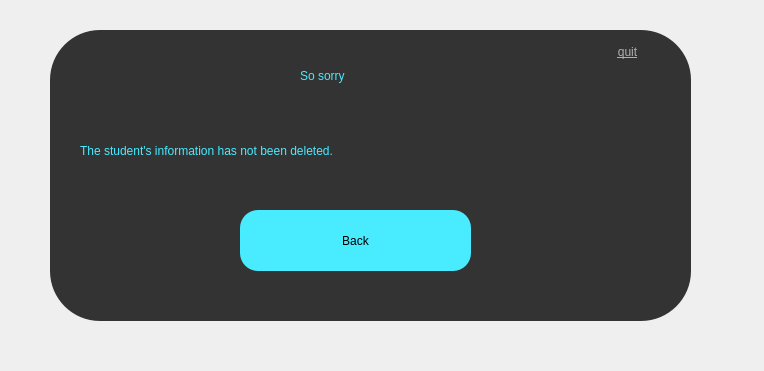
<?xml version="1.0" encoding="UTF-8"?>
<ui version="4.0">
 <class>delete_fail</class>
 <widget class="QDialog" name="delete_fail">
  <property name="geometry">
   <rect>
    <x>0</x>
    <y>0</y>
    <width>764</width>
    <height>371</height>
   </rect>
  </property>
  <property name="windowTitle">
   <string>Dialog</string>
  </property>
  <widget class="QFrame" name="frame">
   <property name="geometry">
    <rect>
     <x>50</x>
     <y>30</y>
     <width>641</width>
     <height>291</height>
    </rect>
   </property>
   <property name="styleSheet">
    <string notr="true">*{
	background:#333;
	border-radius:50px
}</string>
   </property>
   <property name="frameShape">
    <enum>QFrame::StyledPanel</enum>
   </property>
   <property name="frameShadow">
    <enum>QFrame::Raised</enum>
   </property>
   <widget class="QLabel" name="label">
    <property name="geometry">
     <rect>
      <x>250</x>
      <y>10</y>
      <width>291</width>
      <height>71</height>
     </rect>
    </property>
    <property name="styleSheet">
     <string notr="true">*{
	color:#49ebff;
	font: 28pt &quot;AR JULIAN&quot;;
}</string>
    </property>
    <property name="text">
     <string>So sorry</string>
    </property>
   </widget>
   <widget class="QLabel" name="label_2">
    <property name="geometry">
     <rect>
      <x>30</x>
      <y>90</y>
      <width>611</width>
      <height>61</height>
     </rect>
    </property>
    <property name="styleSheet">
     <string notr="true">*{
	color:#49ebff;
	font: 20pt &quot;AR JULIAN&quot;;
}</string>
    </property>
    <property name="text">
     <string>The student's information has not been deleted.</string>
    </property>
   </widget>
   <widget class="QPushButton" name="back_button">
    <property name="geometry">
     <rect>
      <x>190</x>
      <y>180</y>
      <width>231</width>
      <height>61</height>
     </rect>
    </property>
    <property name="styleSheet">
     <string notr="true">*{
	background:#49ebff;
	font: 20pt &quot;AR JULIAN&quot;;
	border-radius:18;
}

*:hover
{
	background:red;
}</string>
    </property>
    <property name="text">
     <string>Back</string>
    </property>
   </widget>
   <widget class="QPushButton" name="close_button">
    <property name="geometry">
     <rect>
      <x>540</x>
      <y>10</y>
      <width>75</width>
      <height>23</height>
     </rect>
    </property>
    <property name="styleSheet">
     <string notr="true">*{
	
	font: 15pt &quot;黑体&quot;;
	
	color: rgb(175, 175, 175);
	text-decoration: underline;
	background:#333;
}

QPushButton:hover{
	background:#49ebff;
	border-radius:18px;
}</string>
    </property>
    <property name="text">
     <string>quit</string>
    </property>
   </widget>
  </widget>
 </widget>
 <resources/>
 <connections/>
</ui>
